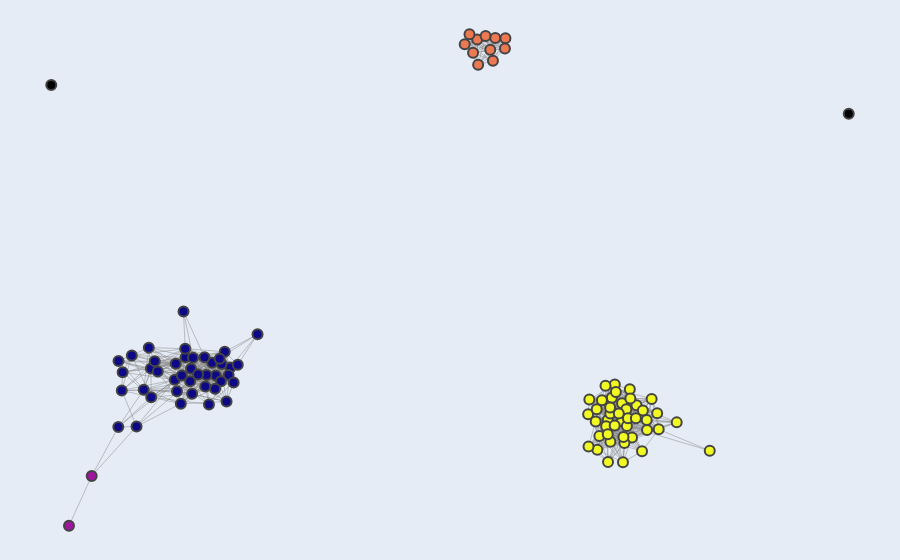

The notebook cell saved with this chart:
### Markdown cell above
## Figure A

### Code cell
G, pos, partition = load_graph_positions_and_clusters()

# prepare data for edges
edge_x = []
edge_y = []
for edge in G.edges():
    x0, y0 = pos[edge[0]]
    x1, y1 = pos[edge[1]]
    edge_x.extend([x0, x1, None]) 
    edge_y.extend([y0, y1, None])

# create a trace for edges
edge_trace = go.Scatter(x=edge_x, y=edge_y, line=dict(width=0.5, color='#888'), hoverinfo='none', mode='lines')

# prepare data for nodes
node_x = []
node_y = []
node_colors = []  # to store colors of nodes
for node in G.nodes():
    x, y = pos[node]
    node_x.append(x)
    node_y.append(y)
    if G.degree[node] > 0:  # if the node has at least one connection
        node_colors.append(partition[node])
    else:
        node_colors.append('black')  # set color to black for unconnected nodes

# create a trace for nodes
hover_texts = []
for node in G.nodes():
    community_id = partition[node]
    neighbors = list(G.neighbors(node))
    sorted_neighbors = sorted(neighbors)[:10]
    neighbors_str = ", ".join(sorted_neighbors)
    hover_text = f"Gene: {node}<br>Cluster ID: {community_id}<br>Top Neighbors: {neighbors_str}"
    hover_texts.append(hover_text)

node_trace = go.Scatter(x=node_x, y=node_y, 
                        mode='markers', 
                        hoverinfo='text',
                        marker=dict(showscale=False, 
                                    size=10,
                                    color=node_colors,  # use the modified colors list
                                    line_width=2),
                        text=hover_texts)

# create figure
fig = go.Figure(data=[edge_trace, node_trace],
                layout=go.Layout(
                    showlegend=False,
                    hovermode='closest',
                    margin=dict(b=0, l=0, r=0, t=0),
                    xaxis=dict(showgrid=False, zeroline=False, showticklabels=False),
                    yaxis=dict(showgrid=False, zeroline=False, showticklabels=False)))

# display figure
fig.show()

### Figure 1 — Plotly figure (JSON) as saved in the notebook; plotly's stock layout.template omitted (floating-point values rounded to 4 significant figures; data arrays with more than 128 entries replaced by an {"elided": "..."} marker saying what was removed)
{"data": [{"hoverinfo": "none", "line": {"color": "#888", "width": 0.5}, "mode": "lines", "type": "scatter", "x": {"elided": "2697 float values"}, "y": {"elided": "2697 float values"}}, {"hoverinfo": "text", "marker": {"color": [0, 1, 0, 0, 1, 0, 2, 0, 0, 2, 0, 0, 0, 0, 0, 2, 0, 0, 0, 0, 0, 2, 0, 0, 2, 0, 3, 0, 0, 0, 0, 0, 0, 2, 0, 0, 0, 0, 0, 2, "black", 2, 2, 0, 0, 0, 0, 3, 2, 3, 0, 3, 3, 3, 3, 0, 0, 3, 2, 0, 3, 3, 3, 0, 0, 3, 3, 3, 3, 3, 3, 0, 0, 3, 3, 3, 3, "black", 3, 3, 3, 3, 3, 3, 3, 3, 3, 3, 3, 3, 3, 3, 3, 3, 3, 3, 3, 3, 3, 3], "line": {"width": 2}, "showscale": false, "size": 10}, "mode": "markers", "text": ["Gene: timm-17B.2<br>Cluster ID: 0<br>Top Neighbors: C04G6.6, C08F11.7, C38D9.2, F40D4.13, F41G4.7, F58H7.5, K09H9.7, T02G5.4, T20F7.1, bath-45", "Gene: C55C3.3<br>Cluster ID: 1<br>Top Neighbors: C09G5.7", "Gene: ceh-20<br>Cluster ID: 0<br>Top Neighbors: C04G6.6, C08F11.7, C18D4.6, C38C3.3, C38D9.2, F40D4.13, F58H7.5, K09H9.7, R06C1.4, T02G5.4", "Gene: C38D9.2<br>Cluster ID: 0<br>Top Neighbors: C04G6.6, C08F11.7, F15D4.5, F40D4.13, F41G4.7, F58H7.5, K09H9.7, R06C1.4, T02G5.4, W09B7.1", "Gene: C09G5.7<br>Cluster ID: 1<br>Top Neighbors: C38C3.3, C55C3.3, clp-6", "Gene: C38C3.3<br>Cluster ID: 0<br>Top Neighbors: C04G6.6, C09G5.7, C18D4.6, ceh-20, clp-6, pan-1", "Gene: E01G4.5<br>Cluster ID: 2<br>Top Neighbors: F39E9.7, F39F10.4, H09G03.1, K02E2.6, W04B5.1, W04B5.2, W05H12.2, Y17D7B.4, Y37E11B.2, ZK402.3", "Gene: C18D4.6<br>Cluster ID: 0<br>Top Neighbors: C04G6.6, C08F11.7, C38C3.3, K09H9.7, R06C1.4, T16G12.4, W06A11.4, W09B7.2, Y20F4.4, ceh-20", "Gene: C08F11.7<br>Cluster ID: 0<br>Top Neighbors: C04G6.6, C18D4.6, C38D9.2, F15D4.5, F40D4.13, F41G4.7, F58H7.5, K09H9.7, R03H10.6, T02G5.4", "Gene: K02E2.6<br>Cluster ID: 2<br>Top Neighbors: E01G4.5, F39E9.7, F39F10.4, H09G03.1, W04B5.1, W04B5.2, W05H12.2, Y17D7B.4, Y37E11B.2, ZK402.3", "Gene: spe-41<br>Cluster ID: 0<br>Top Neighbors: C04G6.6, C08F11.7, C18D4.6, C38D9.2, F15D4.5, F40D4.13, F41G4.7, F58H7.5, K09H9.7, T16G12.4", "Gene: T02G5.4<br>Cluster ID: 0<br>Top Neighbors: C04G6.6, C08F11.7, C38D9.2, F40D4.13, F41G4.7, K09H9.7, R06C1.4, T16G12.4, T20F7.1, W06A11.4", "Gene: F15D4.5<br>Cluster ID: 0<br>Top Neighbors: C04G6.6, C08F11.7, C38D9.2, F40D4.13, F41G4.7, F58H7.5, K09H9.7, R06C1.4, W09B7.1, W09B7.2", "Gene: R03H10.6<br>Cluster ID: 0<br>Top Neighbors: C04G6.6, C08F11.7, F40D4.13, T20F7.1, citk-1, fbxb-97, glit-1, gly-13, lin-15B", "Gene: his-24<br>Cluster ID: 0<br>Top Neighbors: C38D9.2, F15D4.5, F41G4.7, F58H7.5, T02G5.4, T16G12.4, Y48G1BM.6, bath-45, ceh-20, fbxa-192", "Gene: F39E9.7<br>Cluster ID: 2<br>Top Neighbors: E01G4.5, F39F10.4, H09G03.1, K02E2.6, W04B5.1, W04B5.2, W05H12.2, Y17D7B.4, Y37E11B.2, ZK402.3", "Gene: rnh-1.3<br>Cluster ID: 0<br>Top Neighbors: C04G6.6, C08F11.7, C18D4.6, C38D9.2, F15D4.5, F40D4.13, F41G4.7, F58H7.5, K09H9.7, R06C1.4", "Gene: F40D4.13<br>Cluster ID: 0<br>Top Neighbors: C04G6.6, C08F11.7, C38D9.2, F15D4.5, F41G4.7, F58H7.5, K09H9.7, R03D7.2, R03H10.6, T02G5.4", "Gene: C04G6.6<br>Cluster ID: 0<br>Top Neighbors: C08F11.7, C18D4.6, C38C3.3, C38D9.2, F15D4.5, F40D4.13, F41G4.7, F58H7.5, K09H9.7, R03H10.6", "Gene: fbxa-192<br>Cluster ID: 0<br>Top Neighbors: C04G6.6, T16G12.4, W06A11.4, W09B7.1, Y48G1BM.6, bath-45, ceh-20, his-24", "Gene: K09H9.7<br>Cluster ID: 0<br>Top Neighbors: C04G6.6, C08F11.7, C18D4.6, C38D9.2, F15D4.5, F40D4.13, F58H7.5, R06C1.4, T02G5.4, T16G12.4", "Gene: W04B5.1<br>Cluster ID: 2<br>Top Neighbors: E01G4.5, F39E9.7, F39F10.4, H09G03.1, K02E2.6, W04B5.2, W05H12.2, Y17D7B.4, Y37E11B.2, ZK402.3", "Gene: gly-13<br>Cluster ID: 0<br>Top Neighbors: C04G6.6, C08F11.7, F40D4.13, R03H10.6, T02G5.4, T20F7.1, W06A11.4, Y20F4.4, bath-45, ceh-20", "Gene: bath-45<br>Cluster ID: 0<br>Top Neighbors: C04G6.6, C08F11.7, C38D9.2, F15D4.5, F40D4.13, F41G4.7, F58H7.5, K09H9.7, R03D7.2, T02G5.4", "Gene: F39F10.4<br>Cluster ID: 2<br>Top Neighbors: E01G4.5, F39E9.7, H09G03.1, K02E2.6, W04B5.1, W04B5.2, W05H12.2, Y17D7B.4, Y37E11B.2, ZK402.3", "Gene: R06C1.4<br>Cluster ID: 0<br>Top Neighbors: C04G6.6, C18D4.6, C38D9.2, F15D4.5, K09H9.7, T02G5.4, T16G12.4, T20F7.1, W09B7.2, Y20F4.4", "Gene: pyk-1<br>Cluster ID: 3<br>Top Neighbors: cdc-48.1, eel-1", "Gene: Y48G1BM.6<br>Cluster ID: 0<br>Top Neighbors: C04G6.6, C08F11.7, C38D9.2, F15D4.5, F41G4.7, F58H7.5, K09H9.7, T02G5.4, T16G12.4, W09B7.1", "Gene: fbxb-97<br>Cluster ID: 0<br>Top Neighbors: C04G6.6, C08F11.7, C38D9.2, F15D4.5, F40D4.13, F41G4.7, F58H7.5, K09H9.7, R03D7.2, R03H10.6", "Gene: F58H7.5<br>Cluster ID: 0<br>Top Neighbors: C04G6.6, C08F11.7, C38D9.2, F15D4.5, F40D4.13, F41G4.7, K09H9.7, T16G12.4, W09B7.1, Y48G1BM.6", "Gene: clp-6<br>Cluster ID: 0<br>Top Neighbors: C09G5.7, C38C3.3, T02G5.4, W06A11.4, citk-1", "Gene: F41G4.7<br>Cluster ID: 0<br>Top Neighbors: C04G6.6, C08F11.7, C38D9.2, F15D4.5, F40D4.13, F58H7.5, T02G5.4, T16G12.4, W09B7.1, Y48G1BM.6", "Gene: saeg-1<br>Cluster ID: 0<br>Top Neighbors: C04G6.6, C08F11.7, C38D9.2, F15D4.5, F41G4.7, F58H7.5, K09H9.7, T16G12.4, W09B7.1, Y20F4.4", "Gene: Y17D7B.4<br>Cluster ID: 2<br>Top Neighbors: E01G4.5, F39E9.7, F39F10.4, H09G03.1, K02E2.6, W04B5.1, W04B5.2, W05H12.2, Y37E11B.2, ZK402.3", "Gene: glit-1<br>Cluster ID: 0<br>Top Neighbors: C04G6.6, C38D9.2, F40D4.13, R03H10.6, T02G5.4, T16G12.4, T20F7.1, Y20F4.4, Y48G1BM.6, bath-45", "Gene: pan-1<br>Cluster ID: 0<br>Top Neighbors: C38C3.3, R06C1.4, T20F7.1, W06A11.4, ceh-20, citk-1, elf-1, gly-13, qdpr-1", "Gene: saeg-2<br>Cluster ID: 0<br>Top Neighbors: C04G6.6, C08F11.7, C38D9.2, F15D4.5, F40D4.13, F41G4.7, F58H7.5, K09H9.7, T02G5.4, T16G12.4", "Gene: scrm-4<br>Cluster ID: 0<br>Top Neighbors: C04G6.6, C08F11.7, C18D4.6, C38D9.2, F15D4.5, F58H7.5, K09H9.7, T16G12.4, Y48G1BM.6, bath-45", "Gene: T16G12.4<br>Cluster ID: 0<br>Top Neighbors: C04G6.6, C18D4.6, F41G4.7, F58H7.5, K09H9.7, R06C1.4, T02G5.4, W09B7.1, W09B7.2, Y20F4.4", "Gene: W04B5.2<br>Cluster ID: 2<br>Top Neighbors: E01G4.5, F39E9.7, F39F10.4, H09G03.1, K02E2.6, W04B5.1, W05H12.2, Y17D7B.4, Y37E11B.2, ZK402.3", "Gene: Y47H10A.5<br>Cluster ID: 4<br>Top Neighbors: ", "Gene: H09G03.1<br>Cluster ID: 2<br>Top Neighbors: E01G4.5, F39E9.7, F39F10.4, K02E2.6, W04B5.1, W04B5.2, W05H12.2, Y17D7B.4, Y37E11B.2, ZK402.3", "Gene: ZK402.3<br>Cluster ID: 2<br>Top Neighbors: E01G4.5, F39E9.7, F39F10.4, H09G03.1, K02E2.6, W04B5.1, W04B5.2, W05H12.2, Y17D7B.4, Y37E11B.2", "Gene: pdfr-1<br>Cluster ID: 0<br>Top Neighbors: C08F11.7, C18D4.6, F40D4.13, K09H9.7, T20F7.1, fbxb-97, glit-1, gly-13, lin-15B, rnh-1.3", "Gene: T20F7.1<br>Cluster ID: 0<br>Top Neighbors: C04G6.6, C08F11.7, F40D4.13, K09H9.7, R03H10.6, R06C1.4, T02G5.4, ceh-20, citk-1, elf-1", "Gene: Y20F4.4<br>Cluster ID: 0<br>Top Neighbors: C04G6.6, C08F11.7, C18D4.6, C38D9.2, F15D4.5, K09H9.7, R06C1.4, T16G12.4, W06A11.4, W09B7.1", "Gene: lin-15B<br>Cluster ID: 0<br>Top Neighbors: R03H10.6, T20F7.1, ceh-20, citk-1, glit-1, gly-13, pdfr-1, qdpr-1", "Gene: hsp-4<br>Cluster ID: 3<br>Top Neighbors: cdc-48.1, cdk-1, cey-2, deps-1, egg-6, hil-4, hsp-1, hsp-90, ima-3, mcm-7", "Gene: W05H12.2<br>Cluster ID: 2<br>Top Neighbors: E01G4.5, F39E9.7, F39F10.4, H09G03.1, K02E2.6, W04B5.1, W04B5.2, Y17D7B.4, Y37E11B.2, ZK402.3", "Gene: par-5<br>Cluster ID: 3<br>Top Neighbors: cdc-48.1, cdk-1, cey-2, csr-1, deps-1, hrde-1, hsp-1, hsp-4, hsp-90, idh-1", "Gene: fkb-8<br>Cluster ID: 0<br>Top Neighbors: C38D9.2, F15D4.5, F41G4.7, his-24", "Gene: hrde-1<br>Cluster ID: 3<br>Top Neighbors: F34D10.4, ani-2, cdc-48.1, cdk-1, cey-2, csr-1, deps-1, eel-1, egg-6, gfat-2", "Gene: pgl-3<br>Cluster ID: 3<br>Top Neighbors: ani-2, cdc-48.1, cdk-1, cey-2, cpg-1, csr-1, daf-18, deps-1, eel-1, egg-6", "Gene: tba-2<br>Cluster ID: 3<br>Top Neighbors: ani-2, cdc-48.1, cdk-1, cey-2, csr-1, deps-1, hil-4, hmg-12, hrde-1, hsp-1", "Gene: tbb-2<br>Cluster ID: 3<br>Top Neighbors: ani-2, cdc-48.1, cdk-1, deps-1, hil-4, hsp-1, hsp-4, hsp-90, idh-1, ima-3", "Gene: W06A11.4<br>Cluster ID: 0<br>Top Neighbors: C04G6.6, C08F11.7, C18D4.6, T02G5.4, Y20F4.4, ceh-20, citk-1, clp-6, elf-1, fbxa-192", "Gene: qdpr-1<br>Cluster ID: 0<br>Top Neighbors: W06A11.4, ceh-20, elf-1, glit-1, gly-13, lin-15B, pan-1, timm-17B.2", "Gene: F34D10.4<br>Cluster ID: 3<br>Top Neighbors: cdk-1, csr-1, eel-1, hmg-12, hrde-1, mrp-4, top-2, wago-4", "Gene: Y37E11B.2<br>Cluster ID: 2<br>Top Neighbors: E01G4.5, F39E9.7, F39F10.4, H09G03.1, K02E2.6, W04B5.1, W04B5.2, W05H12.2, Y17D7B.4, ZK402.3", "Gene: W09B7.2<br>Cluster ID: 0<br>Top Neighbors: C04G6.6, C18D4.6, F15D4.5, R06C1.4, T16G12.4, W09B7.1, Y20F4.4, rnh-1.3, saeg-2, spe-41", "Gene: vig-1<br>Cluster ID: 3<br>Top Neighbors: ani-2, cdc-48.1, cdk-1, cey-2, deps-1, hil-4, hmg-12, hrde-1, hsp-1, hsp-90", "Gene: hil-4<br>Cluster ID: 3<br>Top Neighbors: ani-1, ani-2, cdc-48.1, cdk-1, cey-2, csr-1, deps-1, hmg-12, hrde-1, hsp-1", "Gene: csr-1<br>Cluster ID: 3<br>Top Neighbors: F34D10.4, ani-2, cdc-48.1, cdk-1, cey-2, deps-1, eel-1, egg-6, hil-4, hrde-1", "Gene: citk-1<br>Cluster ID: 0<br>Top Neighbors: C04G6.6, C18D4.6, R03H10.6, R06C1.4, T16G12.4, T20F7.1, W06A11.4, Y20F4.4, ceh-20, clp-6", "Gene: R03D7.2<br>Cluster ID: 0<br>Top Neighbors: F40D4.13, bath-45, fbxb-97", "Gene: deps-1<br>Cluster ID: 3<br>Top Neighbors: ani-2, cdc-48.1, cdk-1, cey-2, csr-1, eel-1, hil-4, hmg-12, hrde-1, hsp-1", "Gene: cdk-1<br>Cluster ID: 3<br>Top Neighbors: F34D10.4, ani-2, cdc-48.1, cey-2, csr-1, deps-1, eel-1, gfat-2, hil-4, hmg-12", "Gene: klp-7<br>Cluster ID: 3<br>Top Neighbors: ani-2, cdc-48.1, cdk-1, csr-1, eel-1, egg-6, hil-4, hmg-12, hrde-1, hsp-1", "Gene: hsp-90<br>Cluster ID: 3<br>Top Neighbors: ani-2, cdc-48.1, cdk-1, cey-2, csr-1, deps-1, hil-4, hmg-12, hrde-1, hsp-1", "Gene: mrp-4<br>Cluster ID: 3<br>Top Neighbors: F34D10.4, ani-2, cdc-48.1, cey-2, cpg-1, daf-18, eel-1, egg-6, gfat-2, hil-4", "Gene: cdc-48.1<br>Cluster ID: 3<br>Top Neighbors: ani-1, ani-2, cdk-1, cey-2, cpg-1, csr-1, daf-18, deps-1, eel-1, egg-6", "Gene: W09B7.1<br>Cluster ID: 0<br>Top Neighbors: C04G6.6, C08F11.7, C38D9.2, F15D4.5, F41G4.7, F58H7.5, K09H9.7, T16G12.4, W09B7.2, Y20F4.4", "Gene: elf-1<br>Cluster ID: 0<br>Top Neighbors: F40D4.13, T20F7.1, W06A11.4, fbxb-97, glit-1, gly-13, pan-1, qdpr-1", "Gene: idh-1<br>Cluster ID: 3<br>Top Neighbors: ani-2, cdc-48.1, cdk-1, csr-1, deps-1, hil-4, hsp-1, hsp-90, ima-3, klp-7", "Gene: hsp-1<br>Cluster ID: 3<br>Top Neighbors: ani-2, cdc-48.1, cey-2, cpg-1, csr-1, deps-1, hil-4, hmg-12, hrde-1, hsp-4", "Gene: ani-2<br>Cluster ID: 3<br>Top Neighbors: ani-1, cdc-48.1, cdk-1, csr-1, deps-1, eel-1, hil-4, hmg-12, hrde-1, hsp-1", "Gene: eel-1<br>Cluster ID: 3<br>Top Neighbors: F34D10.4, ani-1, ani-2, cdc-48.1, cdk-1, csr-1, deps-1, egg-6, hrde-1, klp-15", "Gene: sea-2<br>Cluster ID: 5<br>Top Neighbors: ", "Gene: mcm-7<br>Cluster ID: 3<br>Top Neighbors: ani-1, ani-2, cdc-48.1, cdk-1, cey-2, cpg-1, csr-1, egg-6, gfat-2, hil-4", "Gene: ima-3<br>Cluster ID: 3<br>Top Neighbors: ani-2, cdc-48.1, cdk-1, csr-1, deps-1, hil-4, hmg-12, hrde-1, hsp-1, hsp-4", "Gene: daf-18<br>Cluster ID: 3<br>Top Neighbors: ani-1, cdc-48.1, cpg-1, egg-6, klp-15, mex-5, mrp-4, pgl-3, pod-1, puf-3", "Gene: mex-5<br>Cluster ID: 3<br>Top Neighbors: ani-1, ani-2, cdc-48.1, cey-2, cpg-1, daf-18, deps-1, egg-6, hil-4, hrde-1", "Gene: rpn-9<br>Cluster ID: 3<br>Top Neighbors: ani-1, ani-2, cdc-48.1, cdk-1, cey-2, csr-1, deps-1, eel-1, egg-6, hil-4", "Gene: cey-2<br>Cluster ID: 3<br>Top Neighbors: cdc-48.1, cdk-1, cpg-1, csr-1, deps-1, egg-6, gfat-2, hil-4, hmg-12, hrde-1", "Gene: cpg-1<br>Cluster ID: 3<br>Top Neighbors: cdc-48.1, cey-2, daf-18, egg-6, gfat-2, hsp-1, klp-15, mcm-7, mex-5, mrp-4", "Gene: wago-1<br>Cluster ID: 3<br>Top Neighbors: ani-2, cdc-48.1, cdk-1, cey-2, cpg-1, csr-1, deps-1, hil-4, hmg-12, hrde-1", "Gene: rme-2<br>Cluster ID: 3<br>Top Neighbors: ani-2, cdc-48.1, cey-2, cpg-1, daf-18, deps-1, egg-6, gfat-2, hil-4, hmg-12", "Gene: simr-1<br>Cluster ID: 3<br>Top Neighbors: ani-2, cpg-1, egg-6, gfat-2, hrde-1, klp-15, mcm-7, mrp-4, puf-3, rme-2", "Gene: set-2<br>Cluster ID: 3<br>Top Neighbors: csr-1, deps-1, eel-1, egg-6, hrde-1, ima-3, klp-7, mcm-7, mex-5, mrp-4", "Gene: mut-16<br>Cluster ID: 3<br>Top Neighbors: cey-2, csr-1, deps-1, hrde-1, hsp-4, ima-3, mcm-7, rpn-9, set-2, spd-5", "Gene: top-2<br>Cluster ID: 3<br>Top Neighbors: F34D10.4, ani-2, cdc-48.1, cdk-1, csr-1, deps-1, eel-1, egg-6, hmg-12, hrde-1", "Gene: spd-5<br>Cluster ID: 3<br>Top Neighbors: cdk-1, csr-1, deps-1, eel-1, hil-4, hmg-12, hrde-1, ima-3, klp-15, klp-7", "Gene: wago-4<br>Cluster ID: 3<br>Top Neighbors: F34D10.4, cdc-48.1, cey-2, csr-1, deps-1, eel-1, egg-6, hrde-1, ima-3, klp-15", "Gene: egg-6<br>Cluster ID: 3<br>Top Neighbors: cdc-48.1, cey-2, cpg-1, csr-1, daf-18, eel-1, gfat-2, hmg-12, hrde-1, hsp-4", "Gene: puf-3<br>Cluster ID: 3<br>Top Neighbors: ani-1, ani-2, cdc-48.1, cdk-1, cey-2, cpg-1, daf-18, egg-6, gfat-2, hil-4", "Gene: gfat-2<br>Cluster ID: 3<br>Top Neighbors: cdc-48.1, cdk-1, cey-2, cpg-1, egg-6, hrde-1, klp-15, mcm-7, mrp-4, pgl-3", "Gene: ani-1<br>Cluster ID: 3<br>Top Neighbors: ani-2, cdc-48.1, daf-18, eel-1, hil-4, mcm-7, mex-5, pod-1, puf-3, rpn-9", "Gene: pod-1<br>Cluster ID: 3<br>Top Neighbors: ani-1, ani-2, cdc-48.1, cdk-1, cey-2, cpg-1, csr-1, daf-18, eel-1, egg-6", "Gene: klp-15<br>Cluster ID: 3<br>Top Neighbors: cdc-48.1, cdk-1, cey-2, cpg-1, daf-18, eel-1, egg-6, gfat-2, hil-4, hmg-12", "Gene: hmg-12<br>Cluster ID: 3<br>Top Neighbors: F34D10.4, ani-2, cdc-48.1, cdk-1, cey-2, deps-1, egg-6, hil-4, hrde-1, hsp-1"], "type": "scatter", "x": [-0.5124, -0.7783, -0.5371, -0.4516, -0.7265, -0.6242, 0.1548, -0.5232, -0.4999, 0.1432, -0.4435, -0.5208, -0.4102, -0.5963, -0.3933, 0.1526, -0.4645, -0.5132, -0.502, -0.459, -0.484, 0.1351, -0.5914, -0.4692, 0.1242, -0.532, 0.683, -0.4142, -0.4954, -0.4302, -0.6658, -0.423, -0.4317, 0.1718, -0.5348, -0.6579, -0.4347, -0.445, -0.4674, 0.1939, -0.8187, 0.2171, 0.1885, -0.5759, -0.5827, -0.4976, -0.6653, 0.4057, 0.2159, 0.4085, -0.3482, 0.4827, 0.4504, 0.4597, 0.4665, -0.5908, -0.6559, 0.6076, 0.1825, -0.4189, 0.4689, 0.4562, 0.516, -0.6079, -0.5171, 0.483, 0.4928, 0.5305, 0.4371, 0.5058, 0.4941, -0.4028, -0.635, 0.5007, 0.4252, 0.4963, 0.5666, 1, 0.4467, 0.502, 0.4851, 0.4564, 0.4756, 0.4228, 0.4266, 0.4558, 0.4313, 0.451, 0.5631, 0.4453, 0.5393, 0.5505, 0.5399, 0.4884, 0.4504, 0.4066, 0.5285, 0.4662, 0.4862, 0.5146], "y": [-0.007039, -0.5198, -0.07573, -0.02413, -0.3684, -0.2177, 0.883, -0.1484, -0.04214, 0.9192, -0.06265, -0.06297, -0.03851, 0.02216, -0.02997, 0.9595, -0.06098, 0.01906, -0.08002, -0.1507, -0.05926, 0.9757, -0.04163, -0.007268, 0.9455, -0.1103, -0.2914, -0.06095, -0.00858, -0.02795, -0.2194, 0.009446, -0.0799, 0.9705, -0.02675, -0.1081, -0.01176, -0.1026, -0.09579, 0.9645, 0.8217, 0.9632, 0.895, -0.05063, -0.01947, -0.1185, -0.01819, -0.1809, 0.9326, -0.1358, 0.06309, -0.2015, -0.1978, -0.1302, -0.0902, -0.1286, -0.05278, -0.2053, 0.9287, -0.1419, -0.1129, -0.1785, -0.1532, -0.1059, 0.1321, -0.1468, -0.1654, -0.1692, -0.1378, -0.2513, -0.2164, -0.08416, -0.001604, -0.1048, -0.1653, -0.193, -0.2264, 0.7342, -0.2171, -0.1329, -0.3268, -0.2639, -0.178, -0.2027, -0.2889, -0.1602, -0.2467, -0.3259, -0.1777, -0.09384, -0.1984, -0.1341, -0.2282, -0.2679, -0.2414, -0.2788, -0.2931, -0.2148, -0.25, -0.1926]}], "layout": {"hovermode": "closest", "margin": {"b": 0, "l": 0, "r": 0, "t": 0}, "showlegend": false, "xaxis": {"showgrid": false, "showticklabels": false, "zeroline": false}, "yaxis": {"showgrid": false, "showticklabels": false, "zeroline": false}}}
